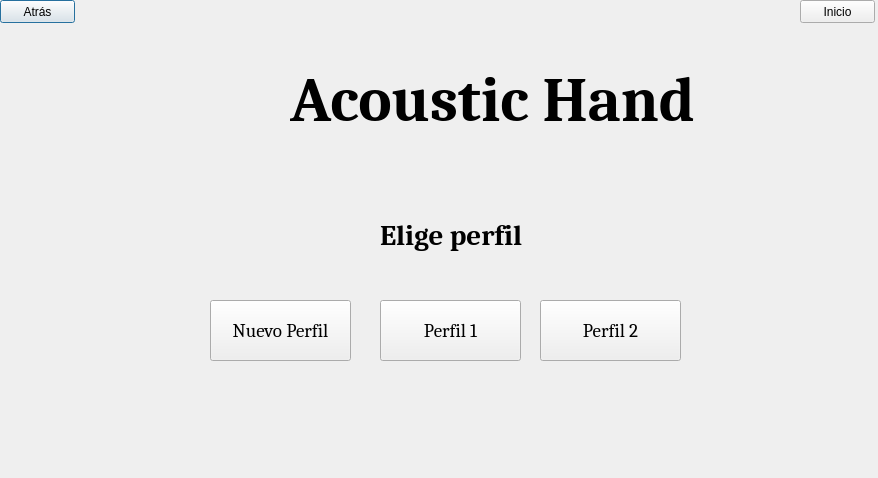
<?xml version="1.0" encoding="UTF-8"?>
<ui version="4.0">
 <class>pantalla2</class>
 <widget class="QDialog" name="pantalla2">
  <property name="geometry">
   <rect>
    <x>0</x>
    <y>0</y>
    <width>878</width>
    <height>478</height>
   </rect>
  </property>
  <property name="windowTitle">
   <string>Dialog</string>
  </property>
  <widget class="QPushButton" name="pushButton_3">
   <property name="geometry">
    <rect>
     <x>0</x>
     <y>0</y>
     <width>75</width>
     <height>23</height>
    </rect>
   </property>
   <property name="text">
    <string>Atrás</string>
   </property>
  </widget>
  <widget class="QPushButton" name="pushButton">
   <property name="geometry">
    <rect>
     <x>380</x>
     <y>300</y>
     <width>141</width>
     <height>61</height>
    </rect>
   </property>
   <property name="font">
    <font>
     <family>Cambria</family>
     <pointsize>14</pointsize>
    </font>
   </property>
   <property name="text">
    <string>Perfil 1</string>
   </property>
  </widget>
  <widget class="QLabel" name="label_2">
   <property name="geometry">
    <rect>
     <x>380</x>
     <y>190</y>
     <width>271</width>
     <height>91</height>
    </rect>
   </property>
   <property name="font">
    <font>
     <family>Cambria</family>
     <pointsize>22</pointsize>
     <weight>75</weight>
     <bold>true</bold>
    </font>
   </property>
   <property name="text">
    <string>Elige perfil</string>
   </property>
   <property name="scaledContents">
    <bool>false</bool>
   </property>
  </widget>
  <widget class="QPushButton" name="pushButton_2">
   <property name="geometry">
    <rect>
     <x>210</x>
     <y>300</y>
     <width>141</width>
     <height>61</height>
    </rect>
   </property>
   <property name="font">
    <font>
     <family>Cambria</family>
     <pointsize>14</pointsize>
    </font>
   </property>
   <property name="text">
    <string>Nuevo Perfil</string>
   </property>
  </widget>
  <widget class="QPushButton" name="pushButton_4">
   <property name="geometry">
    <rect>
     <x>800</x>
     <y>0</y>
     <width>75</width>
     <height>23</height>
    </rect>
   </property>
   <property name="text">
    <string>Inicio</string>
   </property>
  </widget>
  <widget class="QPushButton" name="pushButton_5">
   <property name="geometry">
    <rect>
     <x>540</x>
     <y>300</y>
     <width>141</width>
     <height>61</height>
    </rect>
   </property>
   <property name="font">
    <font>
     <family>Cambria</family>
     <pointsize>14</pointsize>
    </font>
   </property>
   <property name="text">
    <string>Perfil 2</string>
   </property>
  </widget>
  <widget class="QLabel" name="label_3">
   <property name="geometry">
    <rect>
     <x>290</x>
     <y>50</y>
     <width>421</width>
     <height>100</height>
    </rect>
   </property>
   <property name="maximumSize">
    <size>
     <width>16777215</width>
     <height>16777215</height>
    </size>
   </property>
   <property name="font">
    <font>
     <family>Cambria</family>
     <pointsize>47</pointsize>
     <weight>75</weight>
     <bold>true</bold>
    </font>
   </property>
   <property name="text">
    <string>Acoustic Hand</string>
   </property>
  </widget>
  <widget class="QLabel" name="label_4">
   <property name="geometry">
    <rect>
     <x>160</x>
     <y>30</y>
     <width>141</width>
     <height>121</height>
    </rect>
   </property>
   <property name="text">
    <string/>
   </property>
   <property name="pixmap">
    <pixmap resource="imagenes.qrc">:/imagenes/logo.png</pixmap>
   </property>
   <property name="scaledContents">
    <bool>true</bool>
   </property>
  </widget>
 </widget>
 <resources>
  <include location="imagenes.qrc"/>
 </resources>
 <connections/>
</ui>
